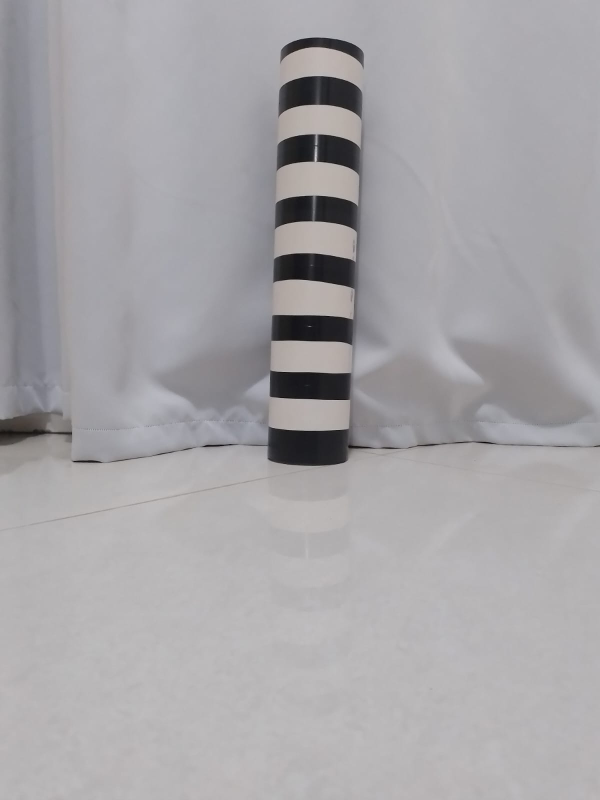
#> input picture PoleDetector/TestPhotos/1.jpeg, 1200 x 1600 px (shown at 1/2 size); its folder holds only this picture in this run
$ python -i DistanceEstimatorClassifier.py   (imports and definitions only)
#> lines starting #> are read from the running program, lines starting #| are printed output that depends on the picture; after the words box and inside, x2 and y2 are one past the last pixel; in counts of white or black regions, pixels touching at a corner belong together
import cv2
import numpy as np
from screeninfo import get_monitors

"""
================ESTATÍSTICAS==================================================
ERRO DA DISTÂNCIA       = 3%(LONGE - 50 cm) - 10%(MEDIO - 50/40cm) - 30%(PERTO - 30 cm)
ERRO DA CLASSIFICAÇÃO   = 0%
PRINCIPAL FONTE DE ERRO = COISAS PRETAS(SOMBRA PRINCIPALMENTE) PERTO DO POSTE
E ILUMINAÇÃO
==============================================================================
"""

#========Parametros de Calibração(MAIS FREQUENTES)==========
LIMIAR              = 76    #ELIMINAR RUIDO                 #(int): Valor de threshold para binarização (padrão: 55).
FOCAL_LENGTH_PX     = 1600  #CORREÇÃO CALCULO DISTÂNCIA     #(float): Distância focal da câmera em pixels (ajustada por calibração).
#========Parametros de Calibração(MENOS FREQUENTES)=========
WINDOW_SIZE         = 2    #UNIR FAIXA                     #(int): Largura do lado da janela quadrada para fazer o fechamento morfologico.
MIN_AREA            = 500   #ELIMINAR RUIDO                 #(float): Área mínima para considerar um contorno válido (padrão: 500).
MAX_RATIO           = 1.0   #ELIMINAR RUIDO                 #(float): Proporção máxima entre altura e largura para considerar um contorno válido.
MAX_X_DISTANCE      = 50    #ELIMINAR RUIDO                 #(float): Distância maxima entre os Xs centrais do agrupamento.
ONE_STRIP_RATIO     = 0.25  #CLASSIFICAÇÃO ESPESSURA        #(int): Limite inferior de proporção para classificar como '1 faixas'
THREE_STRIP_RATIO   = 0.43  #CLASSIFICAÇÃO ESPESSURA        #(int): Limite superior de proporção para classificar como '2 faixas'
#===========================================================
#RATIO = Y / X
#==============Parametros do Mundo Real=====================
INITIAL_REAL_HEIGHT_CM  = 49.5 #CARACTERISTICA POSTE       #(float): Altura real do padrão no poste (ex: 40 cm)
REAL_BANDS_NUMBER       = 7    #CARACTERISTICA POSTE       #Numero de faixas do poste.
#===========================================================

# Lista global para armazenar até 4 imagens
image_stage_buffer = []

def DistanceEstimatorClassifier(path):
    #=========================================
    #   MAIN -  USAR ESSA FUNÇÃO PARA CHAMAR
    #=========================================

    """
    Estima a distância até o objeto e classifica a espessura das listras com base na imagem fornecida.

    Parâmetros:
        path (str): Caminho para a imagem a ser processada.

    Retorna:
        distance (float): Estimativa da distância até o objeto.
        thickness (str): Classificação da espessura das listras.
    """

    filtered_contours = StripeDetector(path, ShowImageFlag = False)

    thickness, average_ratio= DistanceClassifier(filtered_contours)

    result = DistanceEstimator(filtered_contours, thickness)
    if result is None:
       distance, captured_bands_nunber = None, 0
    else:
       distance, captured_bands_nunber = result

    #Printo no terminal o resultado
    Log(distance, thickness, captured_bands_nunber, average_ratio)

    return distance, thickness, average_ratio

def StripeDetector(img_path, ShowImageFlag = False):
    """
    Detecta listras pretas em uma imagem e retorna os contornos filtrados.

    Parâmetros:
        img_path (str): Caminho para a imagem.

    Retorna:
        filtered_contours (list): Lista de contornos com área acima do mínimo.
    """
#> called with img_path = 'TestPhotos/1.jpeg', ShowImageFlag = False

    #================Parametros de Calibração===================
    limiar = LIMIAR #(int): Valor de threshold para binarização (padrão: 55).
    window_size = WINDOW_SIZE #(int): Largura do lado da janela quadrada para fazer o fechamento morfologico.
    #===========================================================

    # Carrega a imagem, gira em 180 graus e converte para escala de cinza
    img = cv2.imread(img_path)
#> img is the input picture: shape (1600, 1200, 3); mean B, G, R 167.5, 164.5, 166.4
    img_rotated = img#cv2.rotate(img, cv2.ROTATE_180)
    gray = cv2.cvtColor(img_rotated, cv2.COLOR_BGR2GRAY)

    # Binariza invertendo (faixas pretas viram branco)
    _, thresh = cv2.threshold(gray, limiar, 255, cv2.THRESH_BINARY_INV)
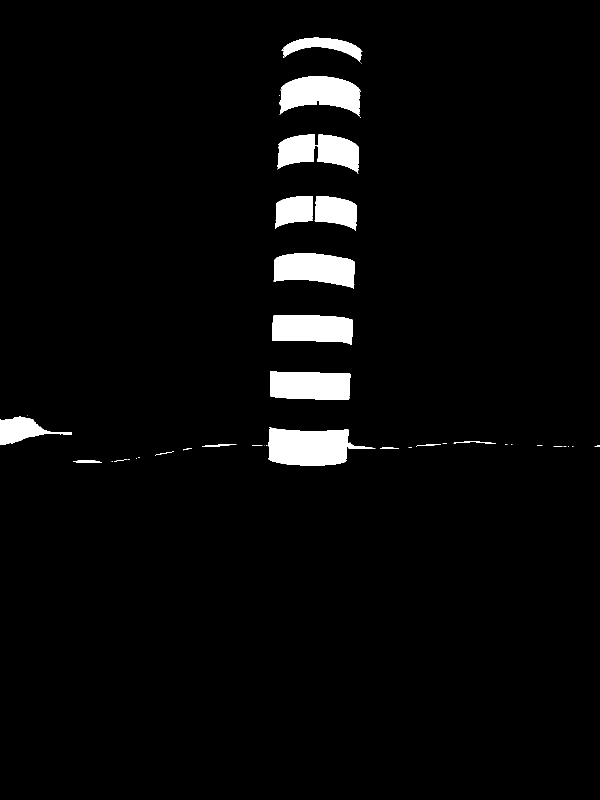
#> thresh: shape (1600, 1200) (shown at 1/2 size); 3.6% white; 42 white regions (23 under 20 px), largest, box (x1, y1, x2, y2) and area: (536, 854, 751, 931) 10960, (559, 153, 722, 233) 8705, (547, 507, 710, 577) 8493

    # Elimina listras verticais brancas causadas pelo flash
    kernel = np.ones((window_size, window_size), np.uint8)
    thresh = cv2.morphologyEx(thresh, cv2.MORPH_CLOSE, kernel)
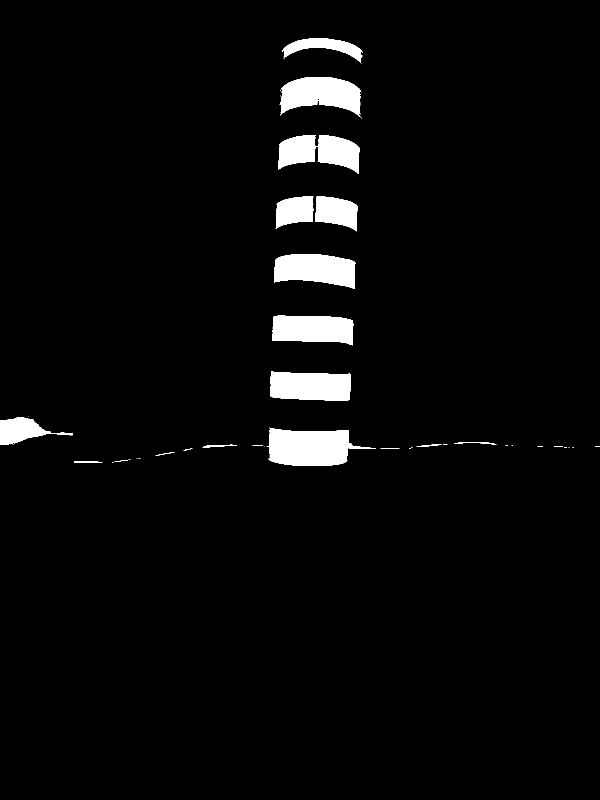
#> thresh: shape (1600, 1200) (shown at 1/2 size); 3.6% white; 39 white regions (20 under 20 px)

    # Encontra contornos externos
    contours, _ = cv2.findContours(thresh, cv2.RETR_EXTERNAL, cv2.CHAIN_APPROX_SIMPLE)
#> contours = 39 contours, 24 with area under 20; largest, box (x1, y1, x2, y2) and area: (533, 855, 752, 932) 10688, (559, 154, 723, 234) 8508, (548, 508, 711, 578) 8290, (541, 743, 702, 801) 8200, (556, 270, 719, 348) 7986

    # Filtra contornos
    filtered_contours, candidate_contours = ContoursFilter(contours)

    #Mostra etapa das filtragens
    if ShowImageFlag:
        ShowImageStages(img_rotated, filtered_contours, candidate_contours, gray, thresh)

    return filtered_contours

def ContoursFilter(contours):
    """
    Filtra ruídos dos contronos.

    Parâmetros:
        contours (list): Lista de contornos sem filtro.

    Retorna:
        filtered_contours (list): Lista de contornos filtrados que representam as faixas
        verticais agrupadas (provavelmente pertencentes ao poste).
    """

    #Filtra contornos por area e proporção
    candidate_contours = AreaRatioFilter(contours)
    filtered_contours = ClusterFilter(candidate_contours)

    return filtered_contours, candidate_contours


def AreaRatioFilter(contours):
    """
    Filtra ruídos pela por area e proporção entre altura e largura.

    Parâmetros:
        contours (list): Lista de contornos sem filtro.

    Retorna:
        filtered_contours (list): Lista de contornos filtrados que respeitam a area minimae proporção maxima.

    """

    #================Parametros de Calibração===================
    min_area = MIN_AREA #(float): Área mínima para considerar um contorno válido (padrão: 500).
    max_ratio = MAX_RATIO #(float): Proporção máxima entre altura e largura para considerar um contorno válido.
    #===========================================================

    candidate_contours = []
    for c in contours:
        area = cv2.contourArea(c)
        #Se area for maior que o parametro minimo, coloca na lista de candidatos a contorno.
        if area > min_area:
            x, y, w, h = cv2.boundingRect(c)

            #Calcula proporção entre altura e largura
            aspect_ratio = h / float(w)
            # Se for achatado é um contorno
            if aspect_ratio < max_ratio:
                candidate_contours.append((x + w // 2, c, aspect_ratio))  # salva posição x central + contorno + proporção entre altura e largura
#> this loop made 39 passes
#> (area, x, y, w, h, aspect_ratio) on passes 25, 26, 28, 29, 30, 31, 32, 33: (10688, 533, 855, 219, 77, 0.352), (3575.5, 0, 834, 145, 56, 0.386), (8200.5, 541, 743, 161, 58, 0.36), (7859.5, 545, 631, 162, 60, 0.37), (8290, 548, 508, 163, 70, 0.429), (4096.5, 630, 393, 85, 70, 0.824), (3553, 551, 393, 76, 65, 0.855), (7985.5, 556, 270, 163, 78, 0.479)
#> after the loop, candidate_contours = 10 items

    return candidate_contours

def ClusterFilter(candidate_contours):
    """
    Filtra ruídos por agrupamento na vertical.

    Parâmetros:
        contours (list): Lista de contornos sem filtro.

    Retorna:
        filtered_contours (list): Lista de agrupamento(na vertical) que mais tem chance de ser um poste.

    """

    #================Parametros de Calibração===================
    max_x_distance = MAX_X_DISTANCE #(float): Distância maxima entre os Xs centrais do agrupamento.
    #===========================================================

    if not candidate_contours:
        print("ERRO - ClusterFilter - Nenhum contorno com geometria válida.")
        return []
    else:
        #Agrupar contornos no eixo X.
        clusters = {}
        for i, (x, c, r) in enumerate(candidate_contours):
            found = False
            for cx in clusters:
                if abs(x - cx) < max_x_distance:  # distância máxima entre faixas vizinhas no X.
                    clusters[cx].append((x, c, r))
                    found = True
                    break
            if not found:
                clusters[x] = [(x, c, r)]
#> this loop made 10 passes
#> (x, r) on passes 1 to 8: (642, 0.352), (72, 0.386), (621, 0.36), (626, 0.37), (629, 0.429), (672, 0.824), (589, 0.855), (637, 0.479)
#> after the loop, clusters = 3 items

        # Pega o cluster com mais elementos.
        best_cluster = max(clusters.values(), key=len)
#> best_cluster = 8 items
        filtered_contours = [(c, r) for _, c, r in best_cluster]
#> filtered_contours = 8 items
#> in StripeDetector, `filtered_contours, candidate_contours = ContoursFilter(contours)`: candidate_contours = 10 items
#> in DistanceEstimatorClassifier, `filtered_contours = StripeDetector(path, ShowImageFlag = False)`: filtered_contours = 8 items
#> in DistanceClassifier, `ratios = [r for c, r in filtered_contours]`: ratios = [0.352, 0.36, 0.37, 0.429, 0.824, 0.479, 0.488, 0.309]
#> in DistanceClassifier, `average_ratio = sum(ratios) / len(ratios)`: average_ratio = 0.451
#> in DistanceEstimatorClassifier, `thickness, average_ratio= DistanceClassifier(filtered_contours)`: thickness = 3; average_ratio = 0.451
        return filtered_contours

# [50 lines left out: function ShowImageStages, not called in this run]

    # [7 lines of commented-out code are left out]

def DistanceEstimator(filtered_contours, thickness):
    """
    Estima a distância até o poste com base na altura das listras detectadas.

    Parâmetros:
        filtered_contours (list): Lista de contornos.
        (RETORNO DA FUNÇÃO StripeDetector)

    Retorno:
        float: Distância estimada em cm (ou None, se não conseguir detectar)
    """
#> called with thickness = 3

    #================Parametros de Calibração===================
    real_bands_number = REAL_BANDS_NUMBER #Numero de faixas do poste.
    initial_real_height_cm = INITIAL_REAL_HEIGHT_CM #(float): Altura real do padrão no poste (ex: 40 cm)
    focal_length_px = FOCAL_LENGTH_PX #(float): Distância focal da câmera em pixels (ajustada por calibração)
    #===========================================================

    if len(filtered_contours) < 2:
        print("ERRO - DistanceEstimator - Padrão não detectado com clareza.")
        return None
    else:

        #Cacula altura ralativa caso o poste não apareca totalmente.
        captured_bands_nunber = len(filtered_contours)
#> captured_bands_nunber = 8
        real_height_cm =  (captured_bands_nunber/real_bands_number) * initial_real_height_cm
#> real_height_cm = 56.57

        # Encontra top e bottom Y das listras
        ys = [cv2.boundingRect(c)[1] for c, r in filtered_contours]
#> ys = [855, 743, 631, 508, 393, 270, 154, 76]
        y_top = min(ys)
#> y_top = 76
        y_bot = max([y + h for (x, y, w, h) in [cv2.boundingRect(c) for c, r in filtered_contours]])
#> y_bot = 932

        height_pixels = y_bot - y_top
#> height_pixels = 856

        # Aplica fórmula de distância:
        # distância = (altura_real * focal) / altura_aparente
        distance_cm = (real_height_cm * focal_length_px) / height_pixels
#> distance_cm = 105.7
#> in DistanceEstimatorClassifier, `result = DistanceEstimator(filtered_contours, thickness)`: result = (105.7, 8)
#> in DistanceEstimatorClassifier, `distance, captured_bands_nunber = result`: distance = 105.7; captured_bands_nunber = 8

        return distance_cm, captured_bands_nunber

def DistanceClassifier(filtered_contours):
    """
    Classifica um poste com base na espessura média das faixas (em pixels).

    Parâmetros:
        filtered_contours (list): Lista de contornos.
        (RETORNO DA FUNÇÃO StripeDetector)

    Retorno:
        int: quantidade de faixas detectadas.
    """

    #================Parametros de Calibração===================
    one_strip_ratio = ONE_STRIP_RATIO #(int): Limite inferior de proporção para classificar como '1 faixas'
    three_strip_ratio = THREE_STRIP_RATIO #(int): Limite superior de proporção para classificar como '2 faixas'
    #===========================================================

    if len(filtered_contours) == 0:
        print("ERRO - DistanceClassifier - Nenhuma faixa detectada.")
        return None, None #Nenhuma faixa detectada.

    # Obtem as proporções entre altura e largura das faixas.
    ratios = [r for c, r in filtered_contours]  # h = altura da faixa

    average_ratio = sum(ratios) / len(ratios)

    # Classificação com base em limites definidos.
    if average_ratio < one_strip_ratio:
        return 1, average_ratio #1 faixas
    elif average_ratio >= three_strip_ratio:
        return 3, average_ratio #3 faixas
    else:
        return 2, average_ratio #2 faixas

def Log(distance, thickness, captured_bands_nunber, average_ratio):
#> called with distance = 105.7, thickness = 3, captured_bands_nunber = 8, average_ratio = 0.451
    print("============================================================")
    print(f"Faixas identificadas: {captured_bands_nunber:.2f} faixas")
#| Faixas identificadas: 8.00 faixas
    if distance == None:
        print("ERRO - Main - Não foi possível calcular a distância.")
    elif thickness == None:
        print("ERRO - Main - Não foi possível calcular o número de faixas.")
    elif average_ratio == None:
        print("ERRO - Main - Não foi possível calcular a proporção.")
    else:
        print(f"Proporção Média das Faixas: {average_ratio:.2f}\nEspessura das faixas: {thickness:.2f} fitas\nDistância estimada: {distance:.2f} cm")
#| Proporção Média das Faixas: 0.45
#| Espessura das faixas: 3.00 fitas
#| Distância estimada: 105.74 cm

>>> result = DistanceEstimatorClassifier('TestPhotos/1.jpeg')
#> result = (105.7, 3, 0.451)

$ run again, on PoleDetector/TestPhotos/10.jpeg
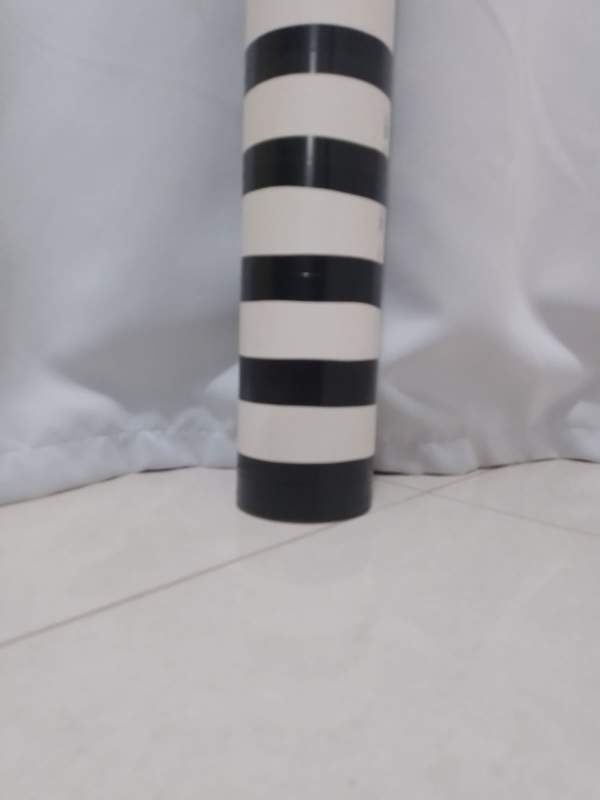
#> input picture PoleDetector/TestPhotos/10.jpeg, 1200 x 1600 px (shown at 1/2 size)
#> in StripeDetector, img is the input picture: shape (1600, 1200, 3); mean B, G, R 165.9, 162.7, 164.9
#> in StripeDetector, `_, thresh = cv2.threshold(gray, limiar, 255, cv2.THRESH_BINARY_INV)`:
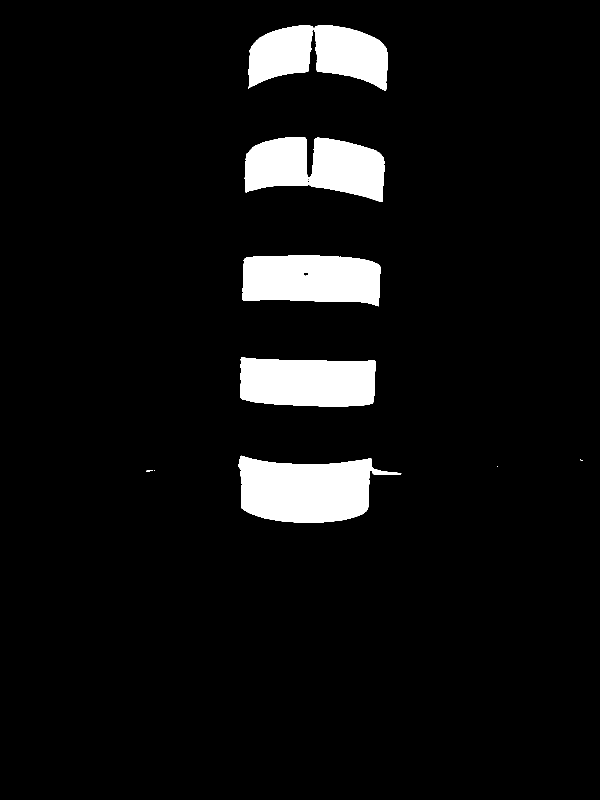
#> thresh: shape (1600, 1200) (shown at 1/2 size); 6.7% white; 9 white regions (3 under 20 px), largest, box (x1, y1, x2, y2) and area: (477, 911, 803, 1046) 29866, (489, 274, 769, 404) 25625, (496, 50, 776, 181) 24727, (485, 511, 761, 613) 24149, (480, 714, 752, 813) 24003, (292, 941, 306, 944) 22
#> in StripeDetector, `thresh = cv2.morphologyEx(thresh, cv2.MORPH_CLOSE, kernel)`:
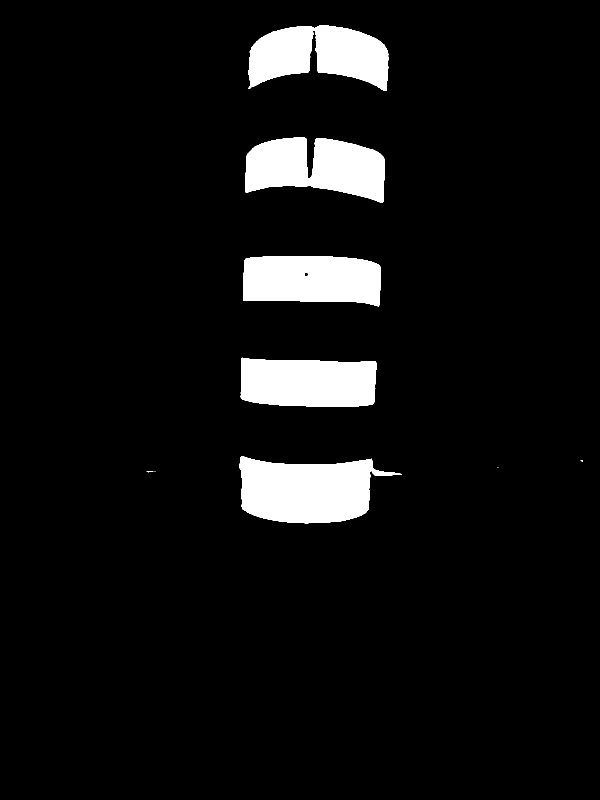
#> thresh: shape (1600, 1200) (shown at 1/2 size); 6.7% white; 9 white regions (3 under 20 px)
#> contours = 9 contours, 4 with area under 20; largest, box (x1, y1, x2, y2) and area: (478, 912, 804, 1047) 29446, (490, 275, 770, 405) 25212, (497, 51, 777, 182) 24294, (486, 512, 762, 614) 23840, (481, 715, 753, 814) 23655
#> the loop in AreaRatioFilter, `for c in contours:` made 9 passes
#> (area, x, y, w, h, aspect_ratio) on passes 5 to 9: (29445.5, 478, 912, 326, 135, 0.414), (23655, 481, 715, 272, 99, 0.364), (23840, 486, 512, 276, 102, 0.37), (25211.5, 490, 275, 280, 130, 0.464), (24293.5, 497, 51, 280, 131, 0.468)
#> after the loop in AreaRatioFilter, `for c in contours:`: candidate_contours = 5 items
#> the loop in ClusterFilter, `for i, (x, c, r) in enumerate(candidate_contours):` made 5 passes
#> (x, r) on passes 1 to 5: (641, 0.414), (617, 0.364), (624, 0.37), (630, 0.464), (637, 0.468)
#> after the loop in ClusterFilter, `for i, (x, c, r) in enumerate(candidate_contours):`: clusters = 1 item
#> best_cluster = 5 items
#> ratios = [0.414, 0.364, 0.37, 0.464, 0.468]
#> in DistanceClassifier, `average_ratio = sum(ratios) / len(ratios)`: average_ratio = 0.416
#> in DistanceEstimatorClassifier, `thickness, average_ratio= DistanceClassifier(filtered_contours)`: thickness = 2; average_ratio = 0.416
#> in DistanceEstimator, `captured_bands_nunber = len(filtered_contours)`: captured_bands_nunber = 5
#> real_height_cm = 35.36
#> ys = [912, 715, 512, 275, 51]
#> y_top = 51
#> y_bot = 1047
#> height_pixels = 996
#> distance_cm = 56.8
#> in DistanceEstimatorClassifier, `result = DistanceEstimator(filtered_contours, thickness)`: result = (56.8, 5)
#> in DistanceEstimatorClassifier, `distance, captured_bands_nunber = result`: distance = 56.8; captured_bands_nunber = 5
#| Faixas identificadas: 5.00 faixas
#| Proporção Média das Faixas: 0.42
#| Espessura das faixas: 2.00 fitas
#| Distância estimada: 56.80 cm
#> `result = DistanceEstimatorClassifier('TestPhotos/1.jpeg')`: result = (56.8, 2, 0.416)
